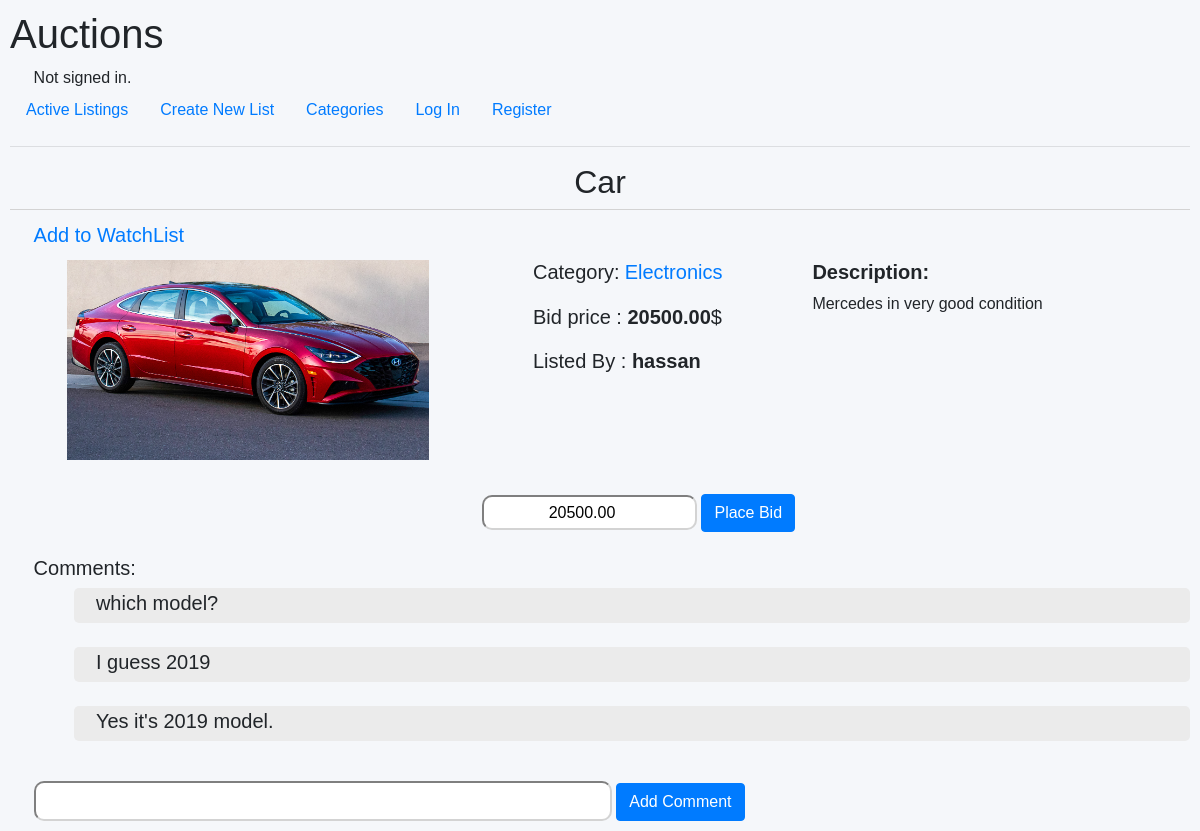
Screenshot of /list_page/15 with the database file from the repository.
### auctions/models.py (models this page shows, shortened)
class list_item(models.Model):
	id= models.AutoField(primary_key=True)
	title = models.CharField(max_length=124)
	initiator=models.ForeignKey(User, on_delete=models.CASCADE, name="item_creator")
	bidPrice = models.DecimalField(max_digits=10, decimal_places=2,validators= [MinValueValidator(1)])
	category_choices = [
	("Fashion", "Fashion"),
	("Toys", "Toys"),
	("Electronics", "Electronics"),
	("Home", "Home"),
	("Other", "Other"),
	]
	category = models.CharField(
		max_length= 124,
		choices = category_choices,
		default = "Home",
	)
	picture_item= models.ImageField(upload_to="images/")
	description = models.TextField(default="None")
	closed = models.BooleanField(default=False)

class User(AbstractUser):
    pass

class comment(models.Model):
	id = models.AutoField(primary_key=True)
	item_id = models.ForeignKey(list_item, on_delete=models.CASCADE)
	userName = models.ForeignKey(User, on_delete=models.CASCADE, name="commenter")
	comment = models.TextField(default="")

### auctions/views.py (the view, shortened to what this page needs)
# urls.py: path("list_page/<int:list_id>", views.list_page, name="list_page"),
def list_page(request, list_id):
    item = list_item.objects.get(id=list_id)
    if item.closed == False:
        comments_list = list(comment.objects.filter(item_id=item.id).values('comment', 'commenter'))
        comments= []
        for com in comments_list:
            entry = com.get('comment')
            comments.append(entry)
        if request.user.is_authenticated and (request.user).username == (item.item_creator).username:
           return render(request, "auctions/list_page.html",{
            "item": item,
            "media_url":MEDIA_URL,
            "comments": comments,
            "close_msg": "Close Bid"
            })
        else:
            if request.user.is_authenticated:
                try:
                    string = "Remove from WatchList"
                    obj = watchlist.objects.get(item_id=list_id, userName_id= request.user)
                    return render(request, "auctions/list_page.html",{
                        "item": item,
                        "media_url":MEDIA_URL,
                        "comments": comments,
                        "remove_list": string,
                    })
                except (watchlist.DoesNotExist):
                    return render(request, "auctions/list_page.html",{
                        "item": item,
                        "media_url":MEDIA_URL,
                        "comments": comments,
                    })
            else:
                return render(request, "auctions/list_page.html",{
                    "item": item,
                    "media_url":MEDIA_URL,
                    "comments": comments,
                })

### auctions/templates/auctions/list_page.html (shortened to what this page needs)
{% extends "auctions/layout.html" %}
{% block body %}
	<h2 style="text-align: center;">{{item.title}}</h2>
	<div style="height: 1px; background-color: lightgray;"></div>
	<div style="height: 10px;"></div>
	{% if close_msg %}
		<a class="link" href="{% url 'closedBid' item.id %}">{{close_msg}}</a>
	{% elif remove_list %}
		<a class="link" href="{% url 'watchList' item.id %}">{{remove_list}}</a>
	{% elif not message %}
		<a class="link" href="{% url 'watchList' item.id %}">Add to WatchList</a>
	{% endif %}
    <div class="container">
    	<div class="row">
			<div class="col-md-5">
	            <img src="{{ media_url }}{{ item.picture_item }}" alt="No image found" style="height: 200px;">
	        </div>
	        <div class="col-md-3">
	            <h5>Category:<a href="{% url 'categories' item.category %}">{{item.category}}</a></h5>
	    		<h5 style="padding-top: 5%"> Bid price : <strong>{{item.bidPrice}}</strong>$</h5>
	    		{% if item.item_creator.username == request.user.username %}
	    			<h5 style="padding-top: 5%"> Listed By : <strong>You</strong></h5>
	    		{% else %}
	    			<h5 style="padding-top: 5%"> Listed By : <strong>{{item.item_creator.username}}</strong></h5>
	    		{% endif %}
	        </div>
	        <div class="col-md-3" style="font-family: arial, sans-sarif; font-size: 16px;">
	        	<h5> <strong>Description: </strong></h5>
	    	    {{item.description}}</br>
	        </div>
	    </div>
	</div>
    <div style="height: 10px;"></div>
	<div style="margin-left: 10%; padding-left: 30%;">
		<form action="{% url 'list_bid' item.id %}" method="post">
			<input type="number" name="bid" value="{{item.bidPrice}}" style="text-align: center; border-radius: 10px; height: 35px; border-color: lightgray;">
			<input type="submit" class="btn btn-primary" name="submitBid" value="Place Bid">
		</form>
	</div></br>
	<div>
		<h5>Comments:</h5>
	</div>
	<div>
		<ul>
		{% for comment in comments %}
			<div style="background-color:#ebebeb; min-height: 35px; font-size: 20px; border-radius: 5px;">
				{{comment}}
			</div></br>
		{% endfor %}
		</ul>
	</div>
	<div>
		<form action="{% url 'list_comment' item.id %}" method="post">
			<input type="text" name="userComment" style="width: 50%; border-radius: 10px; height: 40px; border-color: lightgray; font-size: 16px; text-align: center; text-shadow: all;">
			<input type="submit" class="btn btn-primary" name="submitComment" value="Add Comment">
		</form>
	</div>
{% endblock %}

### auctions/static/auctions/styles.css (style rules this page uses)
body { padding: 10px; }

### auctions/templates/auctions/list_page.html (style rules this page uses)
div, a { padding-left: 2%; }
body { font-family: arial, sans-sarif; background-color: #f5f7fa; }
.container { padding-top: 10px; }
.link { font-size: 20px; }

### rows the page displays
list_item: title "Car", picture_item (picture), category "Electronics", bidPrice "20500.00", item_creator.username "hassan", description "Mercedes in very good condition", bid "20500.00"
comment: comment "which model?"
comment: comment "I guess 2019"
comment: comment "Yes it's 2019 model."
